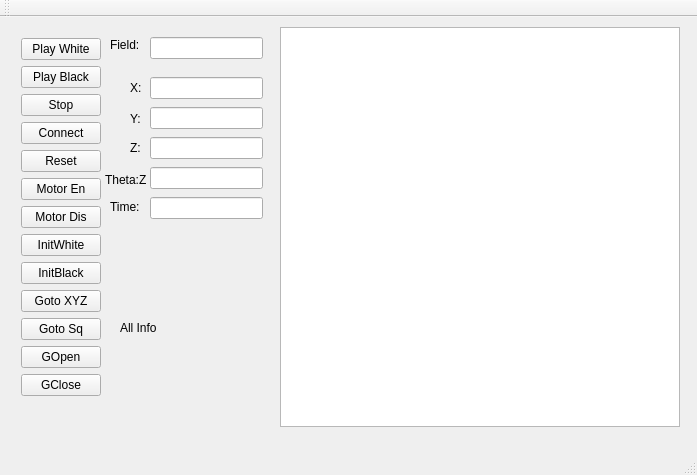
<?xml version="1.0" encoding="UTF-8"?>
<ui version="4.0">
 <class>MainWindow</class>
 <widget class="QMainWindow" name="MainWindow">
  <property name="geometry">
   <rect>
    <x>0</x>
    <y>0</y>
    <width>697</width>
    <height>475</height>
   </rect>
  </property>
  <property name="windowTitle">
   <string>MainWindow</string>
  </property>
  <widget class="QWidget" name="centralWidget">
   <widget class="QWidget" name="formLayoutWidget">
    <property name="geometry">
     <rect>
      <x>10</x>
      <y>10</y>
      <width>91</width>
      <height>405</height>
     </rect>
    </property>
    <layout class="QFormLayout" name="formLayout">
     <item row="3" column="0">
      <widget class="QPushButton" name="stopButton">
       <property name="text">
        <string>Stop</string>
       </property>
      </widget>
     </item>
     <item row="4" column="0">
      <widget class="QPushButton" name="connectButton">
       <property name="text">
        <string>Connect</string>
       </property>
      </widget>
     </item>
     <item row="5" column="0">
      <widget class="QPushButton" name="resetButton">
       <property name="text">
        <string>Reset</string>
       </property>
      </widget>
     </item>
     <item row="6" column="0">
      <widget class="QPushButton" name="enableMotorsButton">
       <property name="text">
        <string>Motor En</string>
       </property>
      </widget>
     </item>
     <item row="7" column="0">
      <widget class="QPushButton" name="disableMotorsButton">
       <property name="text">
        <string>Motor Dis</string>
       </property>
      </widget>
     </item>
     <item row="1" column="0">
      <widget class="QPushButton" name="startWhiteButton">
       <property name="text">
        <string>Play White</string>
       </property>
      </widget>
     </item>
     <item row="8" column="0">
      <widget class="QPushButton" name="initWhiteButton">
       <property name="text">
        <string>InitWhite</string>
       </property>
      </widget>
     </item>
     <item row="9" column="0">
      <widget class="QPushButton" name="initBlackButton">
       <property name="text">
        <string>InitBlack</string>
       </property>
      </widget>
     </item>
     <item row="2" column="0">
      <widget class="QPushButton" name="startBlackButton">
       <property name="text">
        <string>Play Black</string>
       </property>
      </widget>
     </item>
     <item row="10" column="0">
      <widget class="QPushButton" name="gotoXYZButton">
       <property name="text">
        <string>Goto XYZ</string>
       </property>
      </widget>
     </item>
     <item row="11" column="0">
      <widget class="QPushButton" name="gotoSqButton">
       <property name="text">
        <string>Goto Sq</string>
       </property>
      </widget>
     </item>
     <item row="12" column="0">
      <widget class="QPushButton" name="gripperOpenButton">
       <property name="text">
        <string>GOpen</string>
       </property>
      </widget>
     </item>
     <item row="13" column="0">
      <widget class="QPushButton" name="gripperCloseButton">
       <property name="text">
        <string>GClose</string>
       </property>
      </widget>
     </item>
    </layout>
   </widget>
   <widget class="QGraphicsView" name="imageGraphics">
    <property name="geometry">
     <rect>
      <x>280</x>
      <y>10</y>
      <width>400</width>
      <height>400</height>
     </rect>
    </property>
   </widget>
   <widget class="QLineEdit" name="yLine">
    <property name="geometry">
     <rect>
      <x>150</x>
      <y>90</y>
      <width>113</width>
      <height>22</height>
     </rect>
    </property>
   </widget>
   <widget class="QLineEdit" name="zLine">
    <property name="geometry">
     <rect>
      <x>150</x>
      <y>120</y>
      <width>113</width>
      <height>22</height>
     </rect>
    </property>
   </widget>
   <widget class="QLineEdit" name="xLine">
    <property name="geometry">
     <rect>
      <x>150</x>
      <y>60</y>
      <width>113</width>
      <height>22</height>
     </rect>
    </property>
   </widget>
   <widget class="QLabel" name="label">
    <property name="geometry">
     <rect>
      <x>130</x>
      <y>63</y>
      <width>16</width>
      <height>16</height>
     </rect>
    </property>
    <property name="text">
     <string>X:</string>
    </property>
   </widget>
   <widget class="QLabel" name="label_2">
    <property name="geometry">
     <rect>
      <x>130</x>
      <y>94</y>
      <width>16</width>
      <height>16</height>
     </rect>
    </property>
    <property name="text">
     <string>Y:</string>
    </property>
   </widget>
   <widget class="QLabel" name="label_3">
    <property name="geometry">
     <rect>
      <x>130</x>
      <y>123</y>
      <width>16</width>
      <height>16</height>
     </rect>
    </property>
    <property name="text">
     <string>Z:</string>
    </property>
   </widget>
   <widget class="QLineEdit" name="sqLine">
    <property name="geometry">
     <rect>
      <x>150</x>
      <y>20</y>
      <width>113</width>
      <height>22</height>
     </rect>
    </property>
   </widget>
   <widget class="QLabel" name="label_4">
    <property name="geometry">
     <rect>
      <x>110</x>
      <y>20</y>
      <width>41</width>
      <height>16</height>
     </rect>
    </property>
    <property name="text">
     <string>Field:</string>
    </property>
   </widget>
   <widget class="QLabel" name="label_5">
    <property name="geometry">
     <rect>
      <x>105</x>
      <y>153</y>
      <width>41</width>
      <height>20</height>
     </rect>
    </property>
    <property name="text">
     <string>Theta:Z:</string>
    </property>
   </widget>
   <widget class="QLineEdit" name="fLine">
    <property name="geometry">
     <rect>
      <x>150</x>
      <y>150</y>
      <width>113</width>
      <height>22</height>
     </rect>
    </property>
   </widget>
   <widget class="QLineEdit" name="tLine">
    <property name="geometry">
     <rect>
      <x>150</x>
      <y>180</y>
      <width>113</width>
      <height>22</height>
     </rect>
    </property>
   </widget>
   <widget class="QLabel" name="label_6">
    <property name="geometry">
     <rect>
      <x>110</x>
      <y>180</y>
      <width>41</width>
      <height>20</height>
     </rect>
    </property>
    <property name="text">
     <string>Time:</string>
    </property>
   </widget>
   <widget class="QLabel" name="allInfo">
    <property name="geometry">
     <rect>
      <x>120</x>
      <y>220</y>
      <width>141</width>
      <height>181</height>
     </rect>
    </property>
    <property name="text">
     <string>All Info</string>
    </property>
   </widget>
  </widget>
  <widget class="QMenuBar" name="menuBar">
   <property name="geometry">
    <rect>
     <x>0</x>
     <y>0</y>
     <width>697</width>
     <height>22</height>
    </rect>
   </property>
  </widget>
  <widget class="QToolBar" name="mainToolBar">
   <attribute name="toolBarArea">
    <enum>TopToolBarArea</enum>
   </attribute>
   <attribute name="toolBarBreak">
    <bool>false</bool>
   </attribute>
  </widget>
  <widget class="QStatusBar" name="statusBar"/>
 </widget>
 <layoutdefault spacing="6" margin="11"/>
 <resources/>
 <connections/>
</ui>
